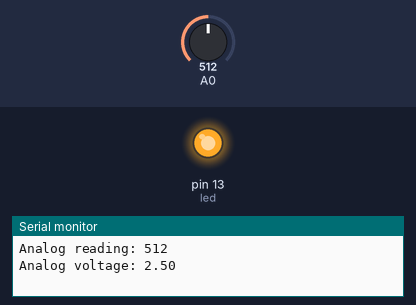
A sketch run on a simulated Arduino Uno, built with avr-gcc and run on an emulated ATmega328P. On the bench: output pins drawn as LEDs (lit = HIGH), the last lines printed to the serial monitor. The inputs (shaded band) are chosen by the test bench; at power-on: A0 = 512.

Above: at 1.0 s.
At 3.0 s:
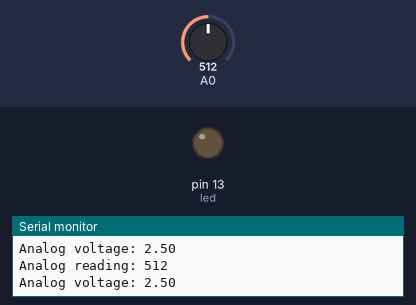
Timing chart, 0 to 5.2 s (numbered marks = the images above):
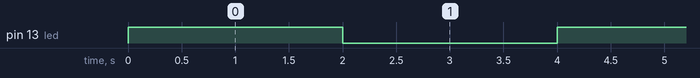

Measured:
- by itself, pin 13 (led): alternates HIGH for 2.0 s and LOW for 2.0 s

The sketch:

lab1.ino
```cpp
 int Al;
 int led = 13;
 int xl;
 float vl;

 void setup() {
  // put your setup code here, to run once:
  pinMode(led,OUTPUT);
  Serial.begin(9600);
}

void loop() {
  // put your main code here, to run repeatedly:
  digitalWrite(led, HIGH);
  xl = analogRead(Al);
  vl = xl * 5.0/1023.0;
  Serial.print("\nAnalog reading: ");Serial.print(xl);
  Serial.print("\nAnalog voltage: ");Serial.print(vl);
  delay(2000);
  digitalWrite(led, LOW);
  xl = analogRead(Al);
  vl = xl * 5.0/1023.0;
  Serial.print("\nAnalog reading: ");Serial.print(xl);
  Serial.print("\nAnalog voltage: ");Serial.print(vl);
  delay(2000);
}
```
